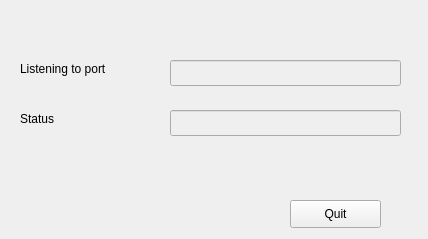
<?xml version="1.0" encoding="UTF-8"?>
<ui version="4.0">
 <class>SnapServerView</class>
 <widget class="QWidget" name="SnapServerView">
  <property name="geometry">
   <rect>
    <x>0</x>
    <y>0</y>
    <width>428</width>
    <height>239</height>
   </rect>
  </property>
  <property name="windowTitle">
   <string>SnapServer</string>
  </property>
  <widget class="QLabel" name="label">
   <property name="geometry">
    <rect>
     <x>20</x>
     <y>60</y>
     <width>111</width>
     <height>18</height>
    </rect>
   </property>
   <property name="sizePolicy">
    <sizepolicy hsizetype="Fixed" vsizetype="Fixed">
     <horstretch>0</horstretch>
     <verstretch>0</verstretch>
    </sizepolicy>
   </property>
   <property name="text">
    <string>Listening to port</string>
   </property>
  </widget>
  <widget class="QLineEdit" name="portLineEdit">
   <property name="enabled">
    <bool>false</bool>
   </property>
   <property name="geometry">
    <rect>
     <x>170</x>
     <y>60</y>
     <width>231</width>
     <height>26</height>
    </rect>
   </property>
  </widget>
  <widget class="QLineEdit" name="stateLineEdit">
   <property name="enabled">
    <bool>false</bool>
   </property>
   <property name="geometry">
    <rect>
     <x>170</x>
     <y>110</y>
     <width>231</width>
     <height>26</height>
    </rect>
   </property>
  </widget>
  <widget class="QLabel" name="label_2">
   <property name="geometry">
    <rect>
     <x>20</x>
     <y>110</y>
     <width>61</width>
     <height>18</height>
    </rect>
   </property>
   <property name="text">
    <string>Status</string>
   </property>
  </widget>
  <widget class="QPushButton" name="quitButton">
   <property name="geometry">
    <rect>
     <x>290</x>
     <y>200</y>
     <width>91</width>
     <height>28</height>
    </rect>
   </property>
   <property name="text">
    <string>Quit</string>
   </property>
  </widget>
 </widget>
 <resources/>
 <connections/>
</ui>
